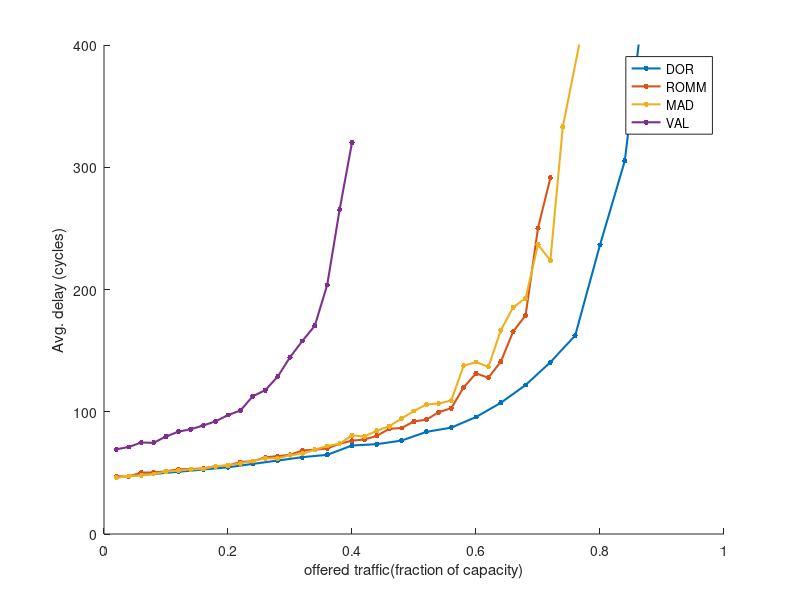

Recreate this plot in MATLAB.
% capacity1=linspace(1,22,22)*0.001*20*4;
% dor =[47.4236 49.1242 50.9077 52.7315 54.583 57.3413 60.0628 62.8572  64.7565 72.3846  73.4773 ...
%     76.4308  83.5514 87.0083  95.6554  107.303  121.862 140.536 162.396  236.459 305.206 475.72 ]
% hold on 
% plot(capacity1,dor,'-o',"LineWidth",1.5)
% capacity1=linspace(1,22,22)*0.0035*20;
% romm = []
data_dor = load('results_dor.txt');
capacity_dor = data_dor(:,1)*20*2;
latency_dor =  data_dor(:,2);
data_romm = load('results_romm.txt');
capacity_romm = data_romm(:,1)*20*2;
latency_romm =  data_romm(:,2);
data_mad = load('results_mad.txt');
capacity_mad = data_mad(:,1)*20*2;
latency_mad =  data_mad(:,2);
data_val = load('results_val.txt');
capacity_val = data_val(:,1)*20*2;
latency_val =  data_val(:,2);
hold on
plot(capacity_dor,latency_dor,'.-',"LineWidth",1.5,"MarkerSize",12)
plot(capacity_romm,latency_romm,'.-',"LineWidth",1.5,"MarkerSize",12)
plot(capacity_mad,latency_mad,'.-',"LineWidth",1.5,"MarkerSize",12)
plot(capacity_val,latency_val,'.-',"LineWidth",1.5,"MarkerSize",12)
legend("DOR","ROMM", "MAD","VAL")
xlabel("offered traffic(fraction of capacity)")
ylabel("Avg. delay (cycles)")
ylim([0 400])